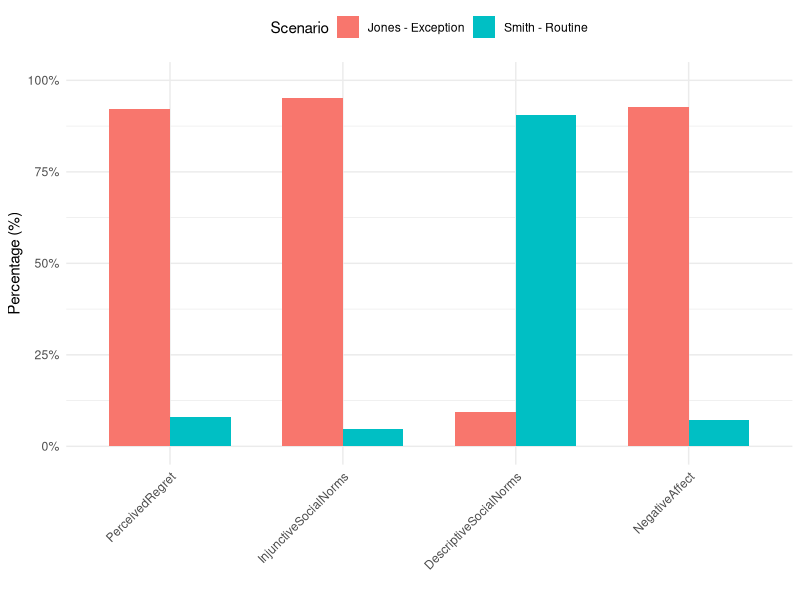
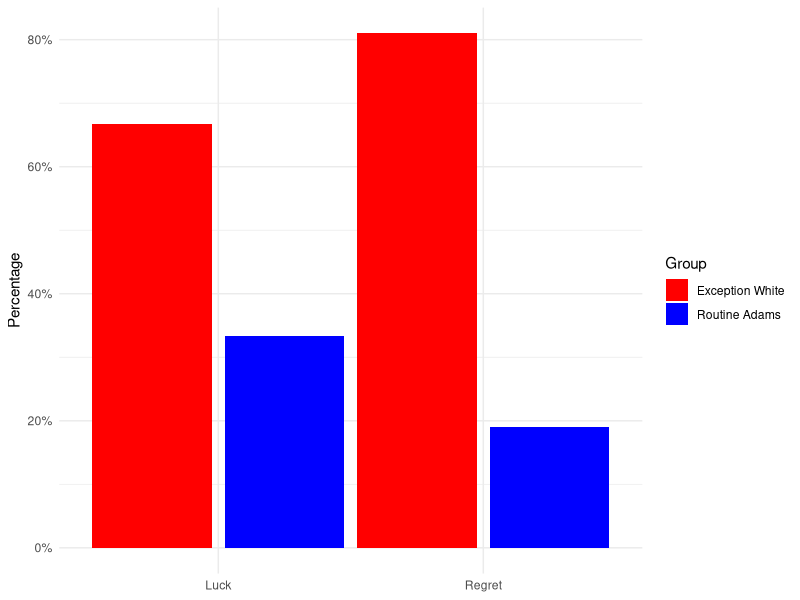
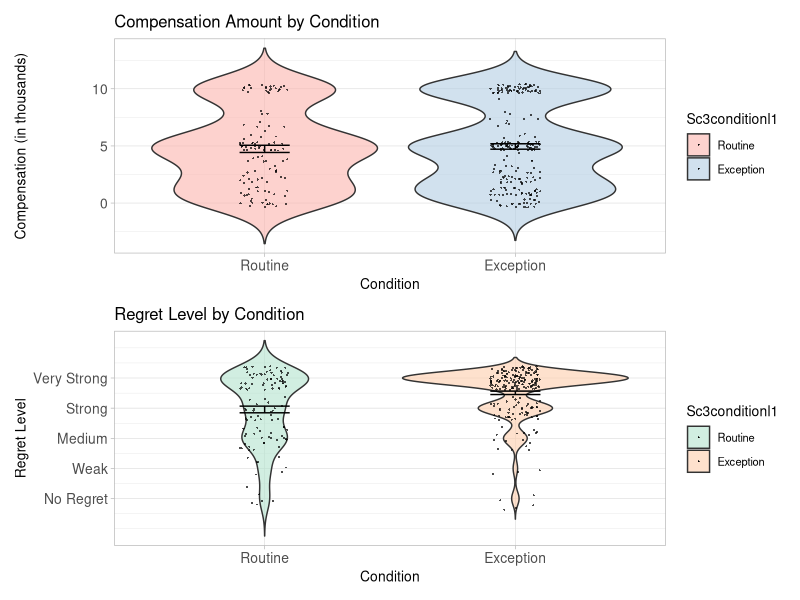

Source code (R) for these figures, in order:
## ---- chunk 1


# Load libraries
library(tidyverse)

library(kableExtra)

library(ggthemes)
library(patchwork)


library(here)
library(ggplot2)
library(dplyr)
library(psych)
library(reshape2)
# Read in data

## ---- chunk 2
fig1_data <- data.frame(
  Scenario = c("Smith - Routine", "Jones - Exception"),
  PerceivedRegret = c(7.9, 92.1),
  InjunctiveSocialNorms = c(4.7, 95.3),
  DescriptiveSocialNorms = c(90.6, 9.4),
  NegativeAffect = c(7.3, 92.7)
)

knitr::opts_chunk$set(fig.pos = 'H')

data_long <- reshape2::melt(fig1_data, id.vars = 'Scenario')


p <- ggplot(data_long, aes(x = variable, y = value, fill = Scenario)) +
  geom_bar(stat = 'identity', position = position_dodge(width = 0.7), width = 0.7) +
  scale_y_continuous(labels = scales::percent_format(scale = 1), limits = c(0, 100)) +
  labs(x = '', y = 'Percentage (%)', fill = 'Scenario') +
  theme_minimal() +
  theme(axis.text.x = element_text(angle = 45, hjust = 1),
        legend.position = 'top')


print(p)

## ---- chunk 3

knitr::opts_chunk$set(fig.pos = 'H')
# Read the data
fig_2data <-  read_csv(
  file = here("inputs/data/T0002-10.1080_02699931.2018.1504747.csv"))
                 
data_clean <- fig_2data %>%
 slice(-1) %>% # Remove the first row which contains the headers 'Counts' and '%'
 rename(Group = `...1`, Regret_Counts = Regret, Regret_Percent = `...3`,
        Luck_Counts = Luck, Luck_Percent = `...5`)

long_data <- data_clean %>% 
 pivot_longer(
   cols = starts_with("Regret_") | starts_with("Luck_"),
   names_to = c("Type", ".value"),
   names_sep = "_"
 )

long_data <- long_data %>%
 mutate(Percent = as.numeric(as.character(Percent)) / 100)

ggplot(long_data, aes(x = Type, y = Percent, fill = Group)) + 
 geom_bar(stat = "identity", position = position_dodge(width = 1)) +
 scale_y_continuous(labels = scales::percent_format()) +
 scale_fill_manual(values = c("Routine Adams" = "blue", "Exception White" = "red")) +
 labs(x = NULL, y = "Percentage", fill = "Group") +
 theme_minimal()

## ---- chunk 4

knitr::opts_chunk$set(fig.pos = 'H')

data <-  read_csv(
  file = here("inputs/data/osf-past-normality-regret-replication-exp2-data-v2.csv"))



data$Sc3condition1 <- 0
data$compensationagg1 <- 0
data$regretagg1 <- 0
for (i in 1:nrow(data)){
  if (!is.na(data$Sc3_C1_text[i])){
    data$Sc3condition1[i] <- 1
    data$compensationagg1[i] <- data$sc3_c1_compensation[i]
    data$regretagg1[i] <- data$sc3_c1_regret[i]
  }
  else if (!is.na(data$Sc3_C2_text[i])){
    data$Sc3condition1[i] <- 2
    data$compensationagg1[i] <- data$sc3_c2_compensation[i]
    data$regretagg1[i] <- data$sc3_c2_regret[i]
  }
  else if (!is.na(data$Sc3_C3_text[i])){
    data$Sc3condition1[i] <- 2
    data$compensationagg1[i] <- data$sc3_c3_compensation[i]
    data$regretagg1[i] <- data$sc3_c3_regret[i]
  }
  else {
    data$Sc3condition1[i] <- NA
    data$compensationagg1[i] <- NA
    data$regretagg1[i] <- NA
  }
}

#value labels
data$Sc3conditionl1<-factor(data$Sc3condition1,levels = c(1,2), labels=c("Routine", "Exception"))



#Adjust Copensation-Scale to original paper (Values from 0 to 10, instead of 1 to 11)
data$compensationaggrecoded1 = data$compensationagg1-1

#Adjust Regret Scale (Values 1 to 5, indead of 0 to 4)
data$regretaggrecoded1 = data$regretagg1+1

# Label Variables
names (data$compensationaggrecoded1) <- c("0", "100,000", "200,000", "300,000", "400,000", "500,000", "600,000", "700,000", "800,000", "900,000", "1,000,000")
names (data$regretaggrecoded1) <- c("no regret", "weak regret", "medium regret", "strong regret", "very strong regret")





data_filtered <- data %>% filter(!is.na(Sc3conditionl1))

# Enhanced compensation plot
exceptioncombinedcompensationplot <- ggplot(data_filtered, aes(x=Sc3conditionl1, y=compensationaggrecoded1, fill=Sc3conditionl1)) +
  geom_violin(trim=FALSE, alpha=0.6) + 
  geom_jitter(shape=16, position=position_jitter(0.1), alpha=0.7, size=0.4) +
  scale_fill_brewer(palette="Pastel1") + 
  theme_light(base_size = 10) + 
 
  
  labs(x="Condition", y="Compensation (in thousands)", title="Compensation Amount by Condition") + theme(
    axis.title = element_text(size = 10),  # Smaller axis titles
    axis.text = element_text(size = 10)    # Smaller axis text
  ) +
  scale_y_continuous(labels=scales::comma) + 
  stat_summary(fun.data = mean_se, geom = "errorbar", width = 0.2, color="black") +
  stat_summary(fun=mean, geom="point", shape=18, size=0.1, color="black")




########
# Regret
########

exceptioncombinedregretplot <- ggplot(data_filtered, aes(x=Sc3conditionl1, y=regretaggrecoded1, fill=Sc3conditionl1)) +
  geom_violin(trim=FALSE, alpha=0.6) + 
  geom_jitter(shape=16, position=position_jitter(0.1), alpha=0.7, size=0.4) +
  scale_fill_brewer(palette="Pastel2") + 
  theme_light(base_size = 10) + 
  
  labs(x="Condition", y="Regret Level", title="Regret Level by Condition") + theme(
    axis.title = element_text(size = 10),  # Smaller axis titles
    axis.text = element_text(size = 10)    # Smaller axis text
  ) +
  
  scale_y_continuous(breaks=1:5, labels=c("No Regret", "Weak", "Medium", "Strong", "Very Strong")) + 
  stat_summary(fun.data = mean_se, geom = "errorbar", width = 0.2, color="black") +
  stat_summary(fun=mean, geom="point", shape=18, size=0.1, color="black")




combined_plot <- exceptioncombinedcompensationplot / exceptioncombinedregretplot + 
  plot_layout(heights = c(1, 1)) # Equal heights for both plots

# Print the combined plot
combined_plot
